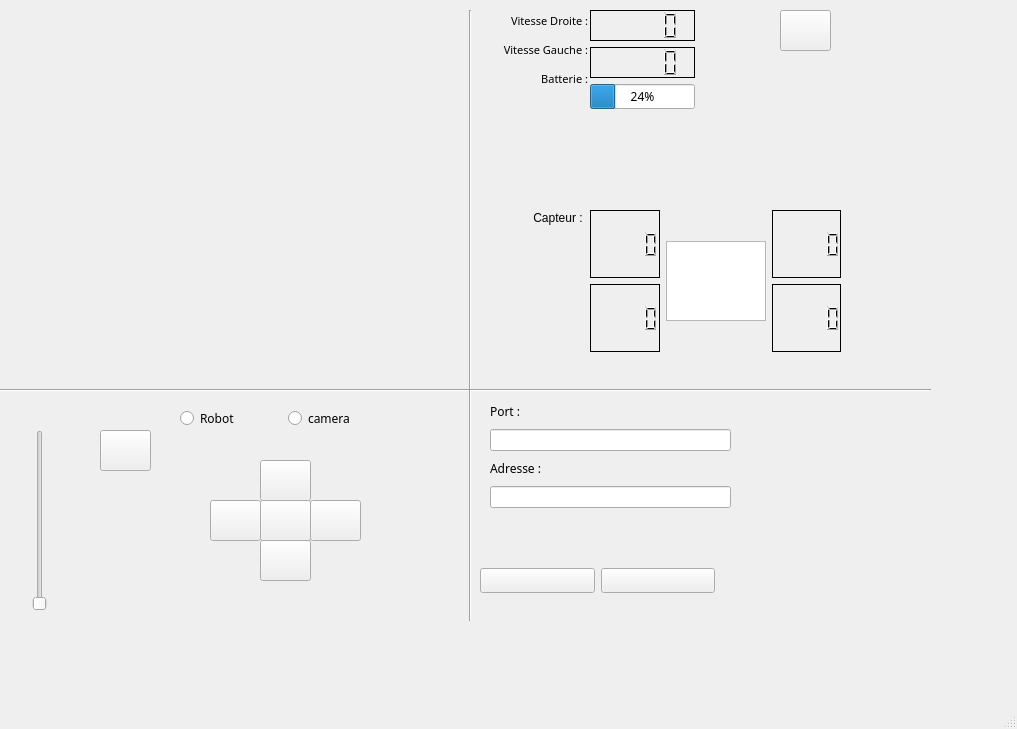
<?xml version="1.0" encoding="UTF-8"?>
<ui version="4.0">
 <class>MainWindow</class>
 <widget class="QMainWindow" name="MainWindow">
  <property name="geometry">
   <rect>
    <x>0</x>
    <y>0</y>
    <width>1017</width>
    <height>729</height>
   </rect>
  </property>
  <property name="windowTitle">
   <string>MainWindow</string>
  </property>
  <widget class="QWidget" name="centralwidget">
   <widget class="QWidget" name="layoutWidget">
    <property name="geometry">
     <rect>
      <x>490</x>
      <y>10</y>
      <width>98</width>
      <height>81</height>
     </rect>
    </property>
    <layout class="QVBoxLayout" name="verticalLayout">
     <item>
      <widget class="QLabel" name="label">
       <property name="font">
        <font>
         <family>Purisa</family>
        </font>
       </property>
       <property name="text">
        <string>&lt;!DOCTYPE HTML PUBLIC &quot;-//W3C//DTD HTML 4.0//EN&quot; &quot;http://www.w3.org/TR/REC-html40/strict.dtd&quot;&gt;
&lt;html&gt;&lt;head&gt;&lt;meta name=&quot;qrichtext&quot; content=&quot;1&quot; /&gt;&lt;style type=&quot;text/css&quot;&gt;
p, li { white-space: pre-wrap; }
&lt;/style&gt;&lt;/head&gt;&lt;body style=&quot; font-family:'MS Shell Dlg 2'; font-size:7.8pt; font-weight:400; font-style:normal;&quot;&gt;
&lt;p align=&quot;right&quot; style=&quot; margin-top:0px; margin-bottom:0px; margin-left:0px; margin-right:0px; -qt-block-indent:0; text-indent:0px;&quot;&gt;&lt;span style=&quot; font-size:8pt;&quot;&gt;Vitesse Droite :&lt;/span&gt;&lt;/p&gt;&lt;/body&gt;&lt;/html&gt;</string>
       </property>
      </widget>
     </item>
     <item>
      <widget class="QLabel" name="label_2">
       <property name="sizePolicy">
        <sizepolicy hsizetype="Ignored" vsizetype="Ignored">
         <horstretch>0</horstretch>
         <verstretch>0</verstretch>
        </sizepolicy>
       </property>
       <property name="font">
        <font>
         <family>Purisa</family>
        </font>
       </property>
       <property name="text">
        <string>&lt;!DOCTYPE HTML PUBLIC &quot;-//W3C//DTD HTML 4.0//EN&quot; &quot;http://www.w3.org/TR/REC-html40/strict.dtd&quot;&gt;
&lt;html&gt;&lt;head&gt;&lt;meta name=&quot;qrichtext&quot; content=&quot;1&quot; /&gt;&lt;style type=&quot;text/css&quot;&gt;
p, li { white-space: pre-wrap; }
&lt;/style&gt;&lt;/head&gt;&lt;body style=&quot; font-family:'MS Shell Dlg 2'; font-size:7.8pt; font-weight:400; font-style:normal;&quot;&gt;
&lt;p align=&quot;right&quot; style=&quot; margin-top:0px; margin-bottom:0px; margin-left:0px; margin-right:0px; -qt-block-indent:0; text-indent:0px;&quot;&gt;&lt;span style=&quot; font-size:8pt;&quot;&gt;Vitesse Gauche :&lt;/span&gt;&lt;/p&gt;&lt;/body&gt;&lt;/html&gt;</string>
       </property>
      </widget>
     </item>
     <item>
      <widget class="QLabel" name="label_3">
       <property name="font">
        <font>
         <family>Purisa</family>
        </font>
       </property>
       <property name="text">
        <string>&lt;!DOCTYPE HTML PUBLIC &quot;-//W3C//DTD HTML 4.0//EN&quot; &quot;http://www.w3.org/TR/REC-html40/strict.dtd&quot;&gt;
&lt;html&gt;&lt;head&gt;&lt;meta name=&quot;qrichtext&quot; content=&quot;1&quot; /&gt;&lt;style type=&quot;text/css&quot;&gt;
p, li { white-space: pre-wrap; }
&lt;/style&gt;&lt;/head&gt;&lt;body style=&quot; font-family:'MS Shell Dlg 2'; font-size:7.8pt; font-weight:400; font-style:normal;&quot;&gt;
&lt;p align=&quot;right&quot; style=&quot; margin-top:0px; margin-bottom:0px; margin-left:0px; margin-right:0px; -qt-block-indent:0; text-indent:0px;&quot;&gt;&lt;span style=&quot; font-size:8pt;&quot;&gt;Batterie :&lt;/span&gt;&lt;/p&gt;&lt;/body&gt;&lt;/html&gt;</string>
       </property>
      </widget>
     </item>
    </layout>
   </widget>
   <widget class="QLabel" name="label_4">
    <property name="geometry">
     <rect>
      <x>530</x>
      <y>210</y>
      <width>61</width>
      <height>16</height>
     </rect>
    </property>
    <property name="text">
     <string> Capteur :</string>
    </property>
   </widget>
   <widget class="QWidget" name="layoutWidget_2">
    <property name="geometry">
     <rect>
      <x>590</x>
      <y>210</y>
      <width>251</width>
      <height>142</height>
     </rect>
    </property>
    <layout class="QHBoxLayout" name="horizontalLayout_3">
     <item>
      <layout class="QVBoxLayout" name="verticalLayout_4">
       <item>
        <widget class="QLCDNumber" name="capFL">
         <property name="font">
          <font>
           <family>Purisa</family>
          </font>
         </property>
         <property name="cursor">
          <cursorShape>BlankCursor</cursorShape>
         </property>
         <property name="frameShadow">
          <enum>QFrame::Plain</enum>
         </property>
        </widget>
       </item>
       <item>
        <widget class="QLCDNumber" name="capBL">
         <property name="font">
          <font>
           <family>Purisa</family>
          </font>
         </property>
         <property name="cursor">
          <cursorShape>BlankCursor</cursorShape>
         </property>
         <property name="frameShadow">
          <enum>QFrame::Plain</enum>
         </property>
         <property name="smallDecimalPoint">
          <bool>false</bool>
         </property>
        </widget>
       </item>
      </layout>
     </item>
     <item>
      <widget class="QTextBrowser" name="capteur_img">
       <property name="minimumSize">
        <size>
         <width>80</width>
         <height>80</height>
        </size>
       </property>
       <property name="maximumSize">
        <size>
         <width>100</width>
         <height>80</height>
        </size>
       </property>
       <property name="cursor" stdset="0">
        <cursorShape>BlankCursor</cursorShape>
       </property>
       <property name="verticalScrollBarPolicy">
        <enum>Qt::ScrollBarAlwaysOff</enum>
       </property>
       <property name="horizontalScrollBarPolicy">
        <enum>Qt::ScrollBarAlwaysOff</enum>
       </property>
       <property name="html">
        <string>&lt;!DOCTYPE HTML PUBLIC &quot;-//W3C//DTD HTML 4.0//EN&quot; &quot;http://www.w3.org/TR/REC-html40/strict.dtd&quot;&gt;
&lt;html&gt;&lt;head&gt;&lt;meta name=&quot;qrichtext&quot; content=&quot;1&quot; /&gt;&lt;style type=&quot;text/css&quot;&gt;
p, li { white-space: pre-wrap; }
&lt;/style&gt;&lt;/head&gt;&lt;body style=&quot; font-family:'Ubuntu'; font-size:11pt; font-weight:400; font-style:normal;&quot;&gt;
&lt;p style=&quot; margin-top:0px; margin-bottom:0px; margin-left:0px; margin-right:0px; -qt-block-indent:0; text-indent:0px;&quot;&gt;&lt;img src=&quot;:/new/prefix1/chassisp.png&quot; /&gt;&lt;/p&gt;&lt;/body&gt;&lt;/html&gt;</string>
       </property>
       <property name="textInteractionFlags">
        <set>Qt::NoTextInteraction</set>
       </property>
      </widget>
     </item>
     <item>
      <layout class="QVBoxLayout" name="verticalLayout_3">
       <item>
        <widget class="QLCDNumber" name="capFR">
         <property name="font">
          <font>
           <family>Purisa</family>
          </font>
         </property>
         <property name="cursor">
          <cursorShape>BlankCursor</cursorShape>
         </property>
         <property name="frameShadow">
          <enum>QFrame::Plain</enum>
         </property>
        </widget>
       </item>
       <item>
        <widget class="QLCDNumber" name="capBR">
         <property name="font">
          <font>
           <family>Purisa</family>
          </font>
         </property>
         <property name="cursor">
          <cursorShape>BlankCursor</cursorShape>
         </property>
         <property name="frameShadow">
          <enum>QFrame::Plain</enum>
         </property>
        </widget>
       </item>
      </layout>
     </item>
    </layout>
   </widget>
   <widget class="QPushButton" name="Menu">
    <property name="geometry">
     <rect>
      <x>780</x>
      <y>10</y>
      <width>51</width>
      <height>41</height>
     </rect>
    </property>
    <property name="font">
     <font>
      <family>Purisa</family>
     </font>
    </property>
    <property name="text">
     <string/>
    </property>
    <property name="icon">
     <iconset>
      <normaloff>:/new/prefix1/1398282578_home.png</normaloff>:/new/prefix1/1398282578_home.png</iconset>
    </property>
   </widget>
   <widget class="QPushButton" name="Help">
    <property name="geometry">
     <rect>
      <x>100</x>
      <y>430</y>
      <width>51</width>
      <height>41</height>
     </rect>
    </property>
    <property name="font">
     <font>
      <family>Purisa</family>
     </font>
    </property>
    <property name="text">
     <string/>
    </property>
    <property name="icon">
     <iconset>
      <normaloff>:/new/prefix1/1397570842_info-sign.png</normaloff>:/new/prefix1/1397570842_info-sign.png</iconset>
    </property>
    <property name="iconSize">
     <size>
      <width>30</width>
      <height>30</height>
     </size>
    </property>
   </widget>
   <widget class="QWidget" name="layoutWidget_3">
    <property name="geometry">
     <rect>
      <x>590</x>
      <y>10</y>
      <width>105</width>
      <height>99</height>
     </rect>
    </property>
    <layout class="QVBoxLayout" name="verticalLayout_2">
     <item>
      <widget class="QLCDNumber" name="VitD">
       <property name="font">
        <font>
         <family>Purisa</family>
        </font>
       </property>
       <property name="cursor">
        <cursorShape>BlankCursor</cursorShape>
       </property>
       <property name="frameShadow">
        <enum>QFrame::Plain</enum>
       </property>
      </widget>
     </item>
     <item>
      <widget class="QLCDNumber" name="VitG">
       <property name="font">
        <font>
         <family>Purisa</family>
        </font>
       </property>
       <property name="cursor">
        <cursorShape>BlankCursor</cursorShape>
       </property>
       <property name="frameShadow">
        <enum>QFrame::Plain</enum>
       </property>
      </widget>
     </item>
     <item>
      <widget class="QProgressBar" name="progressBar">
       <property name="font">
        <font>
         <family>Purisa</family>
        </font>
       </property>
       <property name="maximum">
        <number>100</number>
       </property>
       <property name="value">
        <number>24</number>
       </property>
      </widget>
     </item>
    </layout>
   </widget>
   <widget class="Line" name="line">
    <property name="geometry">
     <rect>
      <x>0</x>
      <y>380</y>
      <width>471</width>
      <height>20</height>
     </rect>
    </property>
    <property name="orientation">
     <enum>Qt::Horizontal</enum>
    </property>
   </widget>
   <widget class="QPushButton" name="reculer">
    <property name="geometry">
     <rect>
      <x>260</x>
      <y>540</y>
      <width>51</width>
      <height>41</height>
     </rect>
    </property>
    <property name="font">
     <font>
      <family>Purisa</family>
     </font>
    </property>
    <property name="text">
     <string/>
    </property>
    <property name="icon">
     <iconset resource="Images.qrc">
      <normaloff>:/new/prefix1/Images/main_bas.ico</normaloff>:/new/prefix1/Images/main_bas.ico</iconset>
    </property>
    <property name="iconSize">
     <size>
      <width>30</width>
      <height>30</height>
     </size>
    </property>
   </widget>
   <widget class="QWidget" name="layoutWidget_5">
    <property name="geometry">
     <rect>
      <x>180</x>
      <y>400</y>
      <width>210</width>
      <height>38</height>
     </rect>
    </property>
    <layout class="QHBoxLayout" name="horizontalLayout_2">
     <item>
      <widget class="QRadioButton" name="robot">
       <property name="font">
        <font>
         <family>Purisa</family>
        </font>
       </property>
       <property name="text">
        <string>Robot</string>
       </property>
       <property name="icon">
        <iconset>
         <normaloff>:/new/prefix1/1397572809_my_computer.png</normaloff>:/new/prefix1/1397572809_my_computer.png</iconset>
       </property>
      </widget>
     </item>
     <item>
      <widget class="QRadioButton" name="cam">
       <property name="font">
        <font>
         <family>Purisa</family>
        </font>
       </property>
       <property name="text">
        <string>camera</string>
       </property>
       <property name="icon">
        <iconset>
         <normaloff>:/new/prefix1/1397572705_webcam.png</normaloff>:/new/prefix1/1397572705_webcam.png</iconset>
       </property>
      </widget>
     </item>
    </layout>
   </widget>
   <widget class="QPushButton" name="resetcam">
    <property name="geometry">
     <rect>
      <x>260</x>
      <y>500</y>
      <width>51</width>
      <height>41</height>
     </rect>
    </property>
    <property name="font">
     <font>
      <family>Purisa</family>
     </font>
    </property>
    <property name="text">
     <string/>
    </property>
    <property name="icon">
     <iconset>
      <normaloff>:/new/prefix1/1397570822_move.png</normaloff>:/new/prefix1/1397570822_move.png</iconset>
    </property>
    <property name="iconSize">
     <size>
      <width>30</width>
      <height>30</height>
     </size>
    </property>
   </widget>
   <widget class="QPushButton" name="gauche">
    <property name="geometry">
     <rect>
      <x>210</x>
      <y>500</y>
      <width>51</width>
      <height>41</height>
     </rect>
    </property>
    <property name="font">
     <font>
      <family>Purisa</family>
     </font>
    </property>
    <property name="text">
     <string/>
    </property>
    <property name="icon">
     <iconset resource="Images.qrc">
      <normaloff>:/new/prefix1/Images/main_gauche.ico</normaloff>:/new/prefix1/Images/main_gauche.ico</iconset>
    </property>
    <property name="iconSize">
     <size>
      <width>30</width>
      <height>30</height>
     </size>
    </property>
   </widget>
   <widget class="QPushButton" name="droit">
    <property name="geometry">
     <rect>
      <x>310</x>
      <y>500</y>
      <width>51</width>
      <height>41</height>
     </rect>
    </property>
    <property name="font">
     <font>
      <family>Purisa</family>
     </font>
    </property>
    <property name="text">
     <string/>
    </property>
    <property name="icon">
     <iconset resource="Images.qrc">
      <normaloff>:/new/prefix1/Images/main.ico</normaloff>:/new/prefix1/Images/main.ico</iconset>
    </property>
    <property name="iconSize">
     <size>
      <width>30</width>
      <height>30</height>
     </size>
    </property>
   </widget>
   <widget class="QPushButton" name="Avancer">
    <property name="geometry">
     <rect>
      <x>260</x>
      <y>460</y>
      <width>51</width>
      <height>41</height>
     </rect>
    </property>
    <property name="font">
     <font>
      <family>Purisa</family>
     </font>
    </property>
    <property name="toolTip">
     <string>&lt;!DOCTYPE HTML PUBLIC &quot;-//W3C//DTD HTML 4.0//EN&quot; &quot;http://www.w3.org/TR/REC-html40/strict.dtd&quot;&gt;
&lt;html&gt;&lt;head&gt;&lt;meta name=&quot;qrichtext&quot; content=&quot;1&quot; /&gt;&lt;style type=&quot;text/css&quot;&gt;
p, li { white-space: pre-wrap; }
&lt;/style&gt;&lt;/head&gt;&lt;body style=&quot; font-family:'MS Shell Dlg 2'; font-size:7.8pt; font-weight:400; font-style:normal;&quot;&gt;
&lt;p style=&quot; margin-top:0px; margin-bottom:0px; margin-left:0px; margin-right:0px; -qt-block-indent:0; text-indent:0px;&quot;&gt;&lt;img src=&quot;:/new/prefix1/1397570814_circle-arrow-up.png&quot; /&gt;&lt;/p&gt;&lt;/body&gt;&lt;/html&gt;</string>
    </property>
    <property name="text">
     <string/>
    </property>
    <property name="icon">
     <iconset resource="Images.qrc">
      <normaloff>:/new/prefix1/Images/main_haut.ico</normaloff>:/new/prefix1/Images/main_haut.ico</iconset>
    </property>
    <property name="iconSize">
     <size>
      <width>30</width>
      <height>30</height>
     </size>
    </property>
   </widget>
   <widget class="QWidget" name="layoutWidget_6">
    <property name="geometry">
     <rect>
      <x>480</x>
      <y>560</y>
      <width>271</width>
      <height>42</height>
     </rect>
    </property>
    <layout class="QHBoxLayout" name="horizontalLayout">
     <item>
      <widget class="QPushButton" name="Connexion">
       <property name="font">
        <font>
         <family>Purisa</family>
        </font>
       </property>
       <property name="toolTip">
        <string extracomment="connexion"/>
       </property>
       <property name="text">
        <string/>
       </property>
       <property name="icon">
        <iconset>
         <normaloff>:/new/prefix1/1397572098_ok-sign.png</normaloff>:/new/prefix1/1397572098_ok-sign.png</iconset>
       </property>
       <property name="iconSize">
        <size>
         <width>30</width>
         <height>30</height>
        </size>
       </property>
      </widget>
     </item>
     <item>
      <widget class="QPushButton" name="Deconnexion">
       <property name="font">
        <font>
         <family>Purisa</family>
        </font>
       </property>
       <property name="toolTip">
        <string extracomment="deconnexion"/>
       </property>
       <property name="text">
        <string/>
       </property>
       <property name="icon">
        <iconset>
         <normaloff>:/new/prefix1/1397572095_remove-sign.png</normaloff>:/new/prefix1/1397572095_remove-sign.png</iconset>
       </property>
       <property name="iconSize">
        <size>
         <width>30</width>
         <height>30</height>
        </size>
       </property>
      </widget>
     </item>
     <item>
      <widget class="QLabel" name="Status">
       <property name="maximumSize">
        <size>
         <width>30</width>
         <height>30</height>
        </size>
       </property>
       <property name="text">
        <string/>
       </property>
      </widget>
     </item>
    </layout>
   </widget>
   <widget class="Line" name="line_2">
    <property name="geometry">
     <rect>
      <x>460</x>
      <y>10</y>
      <width>20</width>
      <height>611</height>
     </rect>
    </property>
    <property name="orientation">
     <enum>Qt::Vertical</enum>
    </property>
   </widget>
   <widget class="QSlider" name="Speed">
    <property name="geometry">
     <rect>
      <x>30</x>
      <y>430</y>
      <width>19</width>
      <height>181</height>
     </rect>
    </property>
    <property name="orientation">
     <enum>Qt::Vertical</enum>
    </property>
   </widget>
   <widget class="Line" name="line_3">
    <property name="geometry">
     <rect>
      <x>470</x>
      <y>380</y>
      <width>461</width>
      <height>20</height>
     </rect>
    </property>
    <property name="orientation">
     <enum>Qt::Horizontal</enum>
    </property>
   </widget>
   <widget class="QWidget" name="">
    <property name="geometry">
     <rect>
      <x>490</x>
      <y>400</y>
      <width>241</width>
      <height>108</height>
     </rect>
    </property>
    <layout class="QVBoxLayout" name="verticalLayout_5">
     <item>
      <widget class="QLabel" name="po">
       <property name="sizePolicy">
        <sizepolicy hsizetype="Expanding" vsizetype="Ignored">
         <horstretch>0</horstretch>
         <verstretch>0</verstretch>
        </sizepolicy>
       </property>
       <property name="font">
        <font>
         <family>Purisa</family>
         <kerning>true</kerning>
        </font>
       </property>
       <property name="focusPolicy">
        <enum>Qt::StrongFocus</enum>
       </property>
       <property name="text">
        <string>Port :</string>
       </property>
      </widget>
     </item>
     <item>
      <widget class="QLineEdit" name="Port">
       <property name="sizePolicy">
        <sizepolicy hsizetype="Expanding" vsizetype="Ignored">
         <horstretch>0</horstretch>
         <verstretch>0</verstretch>
        </sizepolicy>
       </property>
       <property name="font">
        <font>
         <family>Purisa</family>
         <kerning>true</kerning>
        </font>
       </property>
       <property name="focusPolicy">
        <enum>Qt::StrongFocus</enum>
       </property>
      </widget>
     </item>
     <item>
      <widget class="QLabel" name="add">
       <property name="sizePolicy">
        <sizepolicy hsizetype="Expanding" vsizetype="Ignored">
         <horstretch>0</horstretch>
         <verstretch>0</verstretch>
        </sizepolicy>
       </property>
       <property name="font">
        <font>
         <family>Purisa</family>
         <kerning>true</kerning>
        </font>
       </property>
       <property name="focusPolicy">
        <enum>Qt::StrongFocus</enum>
       </property>
       <property name="text">
        <string>Adresse :</string>
       </property>
      </widget>
     </item>
     <item>
      <widget class="QLineEdit" name="Adresse">
       <property name="sizePolicy">
        <sizepolicy hsizetype="Expanding" vsizetype="Ignored">
         <horstretch>0</horstretch>
         <verstretch>0</verstretch>
        </sizepolicy>
       </property>
       <property name="font">
        <font>
         <family>Purisa</family>
         <kerning>true</kerning>
        </font>
       </property>
       <property name="focusPolicy">
        <enum>Qt::StrongFocus</enum>
       </property>
      </widget>
     </item>
    </layout>
   </widget>
  </widget>
  <widget class="QMenuBar" name="menubar">
   <property name="geometry">
    <rect>
     <x>0</x>
     <y>0</y>
     <width>1017</width>
     <height>25</height>
    </rect>
   </property>
  </widget>
  <widget class="QStatusBar" name="statusbar"/>
 </widget>
 <resources>
  <include location="Images.qrc"/>
 </resources>
 <connections/>
</ui>
